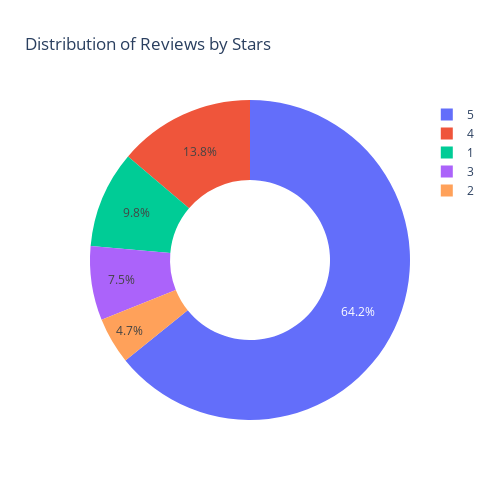

Notebook cell for this chart:
### Code cell
ratings = df["Score"].value_counts().sort_index()
numbers = ratings.index
quantity = ratings.values

import plotly.express as px

figure = px.pie(df, 
                values=quantity, 
                names=numbers,hole = 0.5, width=500, height=500, title ="Distribution of Reviews by Stars")

    
figure.show()

### Figure 1 — Plotly figure (JSON) as saved in the notebook; plotly's stock layout.template omitted (floating-point values rounded to 4 significant figures)
{"data": [{"domain": {"x": [0, 1], "y": [0, 1]}, "hole": 0.5, "hovertemplate": "label=%{label}<br>value=%{value}<extra></extra>", "labels": [1, 2, 3, 4, 5], "legendgroup": "", "name": "", "showlegend": true, "type": "pie", "values": [98, 47, 75, 138, 642]}], "layout": {"height": 500, "legend": {"tracegroupgap": 0}, "title": {"text": "Distribution of Reviews by Stars"}, "width": 500}}
